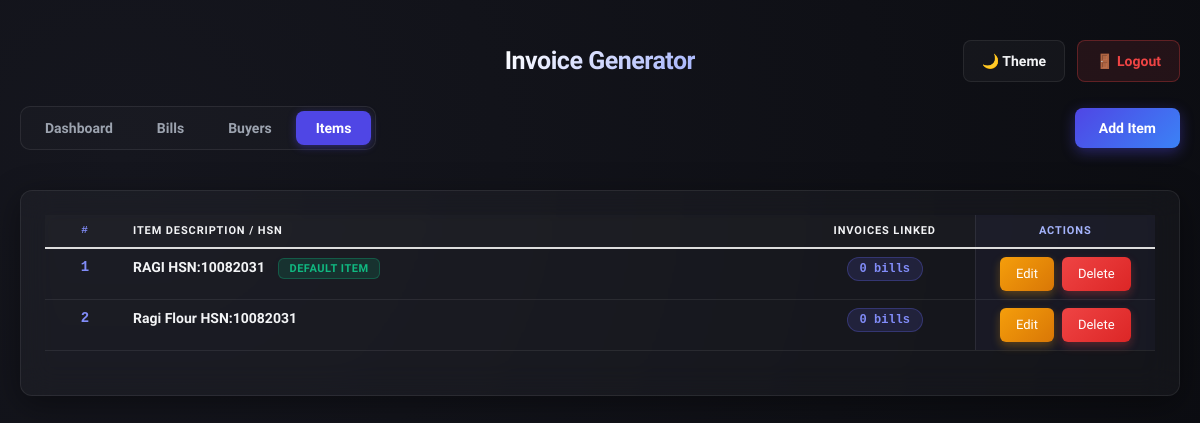
/items.php (signed in), run on the app's committed database.
### tables this page shows
CREATE TABLE IF NOT EXISTS `items` (
  `id` INT NOT NULL AUTO_INCREMENT,
  `item_name` VARCHAR(255) NOT NULL,
  `created_at` DATETIME DEFAULT CURRENT_TIMESTAMP,
  `updated_at` DATETIME DEFAULT CURRENT_TIMESTAMP ON UPDATE CURRENT_TIMESTAMP,
  PRIMARY KEY (`id`),
  UNIQUE KEY `item_name` (`item_name`)
);

### items.php (the view, shortened to what this page needs)
<?php
require_once('environment.php');
try {
    $conn = getDbConnection();
} catch (PDOException $e) {
    echo "Connection failed: " . $e->getMessage();
}
$records_per_page = 10;
$page = isset($_GET['page']) ? intval($_GET['page']) : 1;
$start_from = ($page - 1) * $records_per_page;
$result = [];
try {
    $stmt = $conn->prepare("
        SELECT i.*, COUNT(b.invoice_number) AS invoices_count
        FROM items i
        LEFT JOIN bills b ON i.item_name = b.item_name
        GROUP BY i.id
        ORDER BY i.id ASC
        LIMIT $start_from, $records_per_page
    ");
    $stmt->execute();
    $result = $stmt->fetchAll(PDO::FETCH_ASSOC);
} catch (PDOException $e) {
    error_log("Query failed: " . $e->getMessage());
}
?>
<!DOCTYPE html>
<html>
<head>
    <link rel="stylesheet" href="https://maxcdn.bootstrapcdn.com/bootstrap/3.3.7/css/bootstrap.min.css">
</head>
<body>
<div class="dashboard-header">
    <div class="header-top-row" style="display: flex; justify-content: space-between; align-items: center; margin-bottom: 24px; position: relative;">
        <h1 style="text-align: center; margin: 0; background: var(--heading-gradient); -webkit-background-clip: text; -webkit-text-fill-color: transparent; display: inline-block;">Invoice Generator</h1>
        <div style="flex: 1; display: flex; justify-content: flex-end; gap: 12px; align-items: center;">
            <button id="themeToggle" class="btn">🌙 Theme</button>
            <a href="logout.php" class="btn btn-logout" style="text-decoration: none;">🚪 Logout</a>
        </div>
    </div>
    <div class="header-bottom-row" style="display: flex; justify-content: space-between; align-items: center; gap: 16px; margin-bottom: 30px; flex-wrap: wrap; width: 100%;">
        <div class="tabs-container">
            <a href="index.php" class="tab-link">Dashboard</a>
            <a href="bills.php" class="tab-link">Bills</a>
            <a href="buyers.php" class="tab-link">Buyers</a>
            <a href="items.php" class="tab-link active">Items</a>
        </div>
        <button onclick="openForm()" class="btn btn-primary">Add Item</button>
    </div>
</div>
<div class="table-container">
    <table class="table">
        <thead>
            <tr>
                <th style="width: 80px; text-align: center;">#</th>
                <th>Item Description / HSN</th>
                <th style="width: 180px; text-align: center;">Invoices Linked</th>
                <th class="actions-header" style="width: 180px; text-align: center;">Actions</th>
            </tr>
        </thead>
        <tbody>
            <?php if (count($result) > 0) {
                $count = $start_from + 1;
                foreach ($result as $row) { ?>
                <tr>
                    <td style="text-align: center;"><?php echo $count++; ?></td>
                    <td>
                        <span style="font-weight: 600; font-size: 14px; color: var(--text-main);"><?php echo htmlspecialchars($row['item_name']); ?></span>
                        <?php if ($count === $start_from + 2 && $start_from === 0) { ?>
                            <span class="badge" style="margin-left: 10px; background: rgba(16, 185, 129, 0.15); color: #10b981; border: 1px solid rgba(16, 185, 129, 0.3); padding: 4px 10px; border-radius: 6px; font-weight: 600; font-size: 11px; text-transform: uppercase; letter-spacing: 0.05em;">Default Item</span>
                        <?php } ?>
                    </td>
                    <td style="text-align: center;">
                        <span class="badge" style="background: rgba(99, 102, 241, 0.15); color: #818cf8; border: 1px solid rgba(99, 102, 241, 0.3); padding: 5px 12px; border-radius: 20px; font-weight: 600; font-size: 12px; font-family: 'Courier New', monospace;"><?php echo htmlspecialchars($row['invoices_count']); ?> bills</span>
                    </td>
                    <td class="actions-cell">
                        <div style="display: flex; gap: 8px; justify-content: center; align-items: center;">
                            <button class="btn btn-warning" onclick='editItem(<?php echo json_encode($row); ?>)'>Edit</button>
                            <button class="btn btn-danger" onclick='deleteItem(<?php echo $row['id']; ?>, "<?php echo htmlspecialchars($row['item_name'], ENT_QUOTES); ?>")'>Delete</button>
                        </div>
                    </td>
                </tr>
            <?php } } else { ?>
                <tr>
                    <td colspan="4" style="text-align: center; color: var(--text-muted); padding: 40px 20px;">No items found. Click "+ Add Item" to create one.</td>
                </tr>
            <?php } ?>
        </tbody>
    </table>
</div>
</body>
</html>

### data on the page
items: item_name "RAGI HSN:10082031", shows "DEFAULT ITEM", invoices_count "0"
items: item_name "Ragi Flour HSN:10082031", invoices_count "0"
